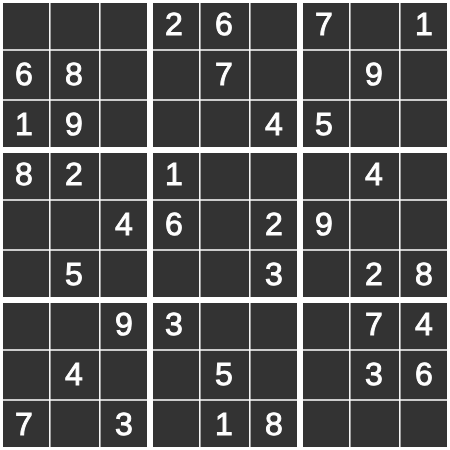
Frame 1 (no input)
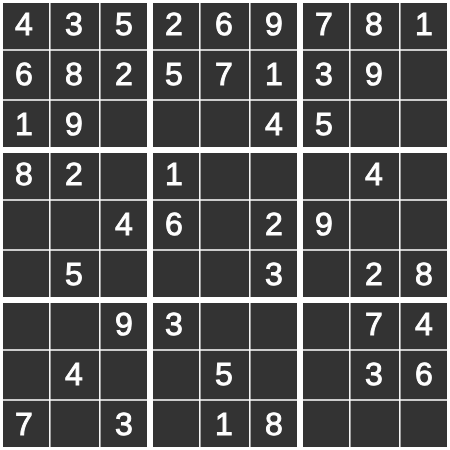
Frame 60 (no input)
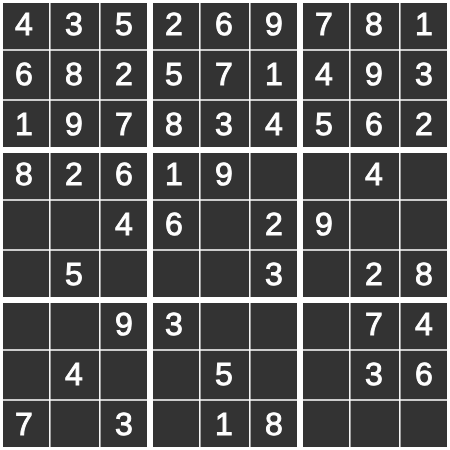
Frame 120 (the mouse pressed at the canvas centre since frame 60)

The p5.js sketch that drew these frames (run headless with seeded random() and noise() and a simulated clock; from frame 60 on, the mouse is pressed at the canvas centre):

// p5.js sketch
// ── sketch.js
var cell = [];
var stack = [];
// var sudoku = [0,0,3,0,2,0,6,0,0,
//               9,0,0,3,0,5,0,0,1,
//               0,0,1,8,0,6,4,0,0,
//               0,0,8,1,0,2,9,0,0,
//               7,0,0,0,0,0,0,0,8,
//               0,0,6,7,0,8,2,0,0,
//               0,0,2,6,0,9,5,0,9,
//               8,0,0,2,0,3,0,0,9,
//               0,0,5,0,1,0,3,0,0];


var sudoku = [0,0,0,2,6,0,7,0,1,
              6,8,0,0,7,0,0,9,0,
              1,9,0,0,0,4,5,0,0,
              8,2,0,1,0,0,0,4,0,
              0,0,4,6,0,2,9,0,0,
              0,5,0,0,0,3,0,2,8,
              0,0,9,3,0,0,0,7,4,
              0,4,0,0,5,0,0,3,6,
              7,0,3,0,1,8,0,0,0];

var current;
var number = 1;    



function setup() {
  createCanvas(450, 450);
  var a=0;
  var b=0;
  for(var i=0; i<81;i++) {
    if(i%9 ==0 && i!=0) {
          b += 50;
          a =0;
    }
    cell[i] = new Cell(a, b, i , sudoku[i]);
    a+=50;
  }
  current = cell[0];
}
//
function draw() {
  background(51);
  for(var i=0; i<81;i++) {
    cell[i].show();
  }
  
  
  if(current.num == 0) {
    if(!sameColumn(current.i, number) && !sameRow(current.i, number) && !sameSquare(current.i, number) && number<10) {
      current.num = number;
      stack.push(current);
      number = 0;
      current = cell[current.i+1];
    } else {
      if(number > 8) {
        current.num = 0;
        current = stack.pop();
        number = current.num;
        current.num = 0;
      }
    }
  } else {
      current = cell[current.i+1];
      number =0;
  }
  number++;
}


function Cell(a,b, i, num) {
  this.a = a;
  this.b = b;
  this.i = i;
  this.num = num;
  
  this.show = function() {
    noFill();
    
    //
    beginShape();
    strokeWeight(5);
    stroke(255);
     line(0,0,0,450);
     line(0,0,450,0);
     line(0,450,450,450);
     line(450,0,450,450);
     line(0,150,450,150);
     line(150,0,150,450);
     line(0,300,450,300);
     line(300,0,300,450);
//     vertex(0,0);
//     vertex(0,150);
//     vertex(150,150);
//     vertex(150,0);
    
    endShape();
    //rect(this.a,this.b+150,150,50);
    //
    stroke(255);
    strokeWeight(1);
    noFill();
    rect(this.a,this.b,50,50);
    fill(255);
    stroke(255);
    
    textSize(32);
    if(this.num == 0) {
    text("", a+15, b+35);
    }
    else {
    text(this.num, a+15, b+35);
    }
    
  }
  
}

// ── solver.js
function sameSquare(i, num) {
  var x = (i%9);
  var y= floor(i/9);
  
  i = i- (x%3);
  i = i - (y%3)*9;
  
  for(var k=i; k< i+3; k++) {
    if(cell[k].num == num) {
      return 1;
    }
  }
  for(var k = i+9; k< i+12; k++) {
    if(cell[k].num == num) {
      return 1;
    }
  }
  for(var k= i+18; k< i+21; k++) {
    if(cell[k].num == num) {
      return 1;
    }
  }
  return 0;
}


function sameRow(i, num) {
  i = floor(i/9) * 9;
  
  for(var k = i; k< i+9 ; k++) {
    if(cell[k].num == num) {
      return 1;
    }
  }
  return 0;
}

function sameColumn(i, num) {
  i = (i% 9);
  var n = i;
  
  for(var k = i; k< i+9; k++) {
    if(cell[n].num == num) {
      return 1;
    }
    n+=9;
  }
  return 0;
}
